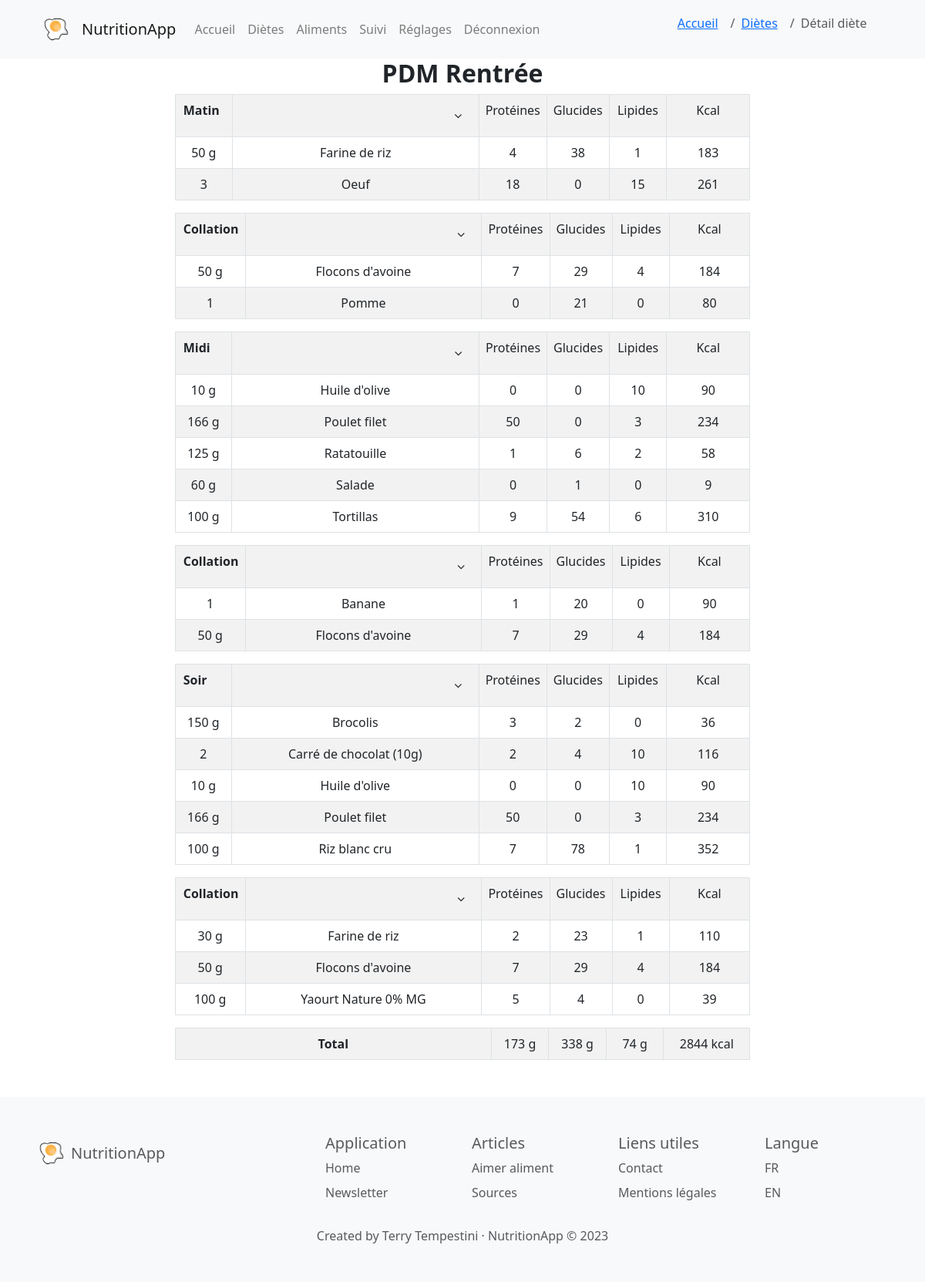
Screenshot of /voir_diete/3 (signed in) with the database file from the repository.
### models/Diete.py (models this page shows, shortened)
class Diete(db.Model):
    id = db.Column(db.Integer, primary_key=True)
    titre_diete = db.Column(db.String(255), nullable=True) # nom de la diete
    createur = db.Column(db.Integer, db.ForeignKey('utilisateur.id'), nullable=True)
    date = db.Column(db.Date, nullable=True)
    createur_obj = db.relationship('Utilisateur', backref=db.backref('dietes'), foreign_keys=[createur])
    def get_by_id(id):
        return Diete.query.get(id)
    def portions_associees(self):
        return Portion.query.join(Aliment).filter(Portion.diete == self.id).order_by(Portion.label_portion, Aliment.titre).all()
    def total_kcal(self):
        if(self.portions_associees()):
            return sum([portion.kcal_portion() for portion in self.portions_associees()])
        else:
            return 0
    def total_proteines(self):
        if(self.portions_associees()):
            return sum([portion.proteines_portion() for portion in self.portions_associees()])
        else:
            return 0
    def total_glucides(self):
        if(self.portions_associees()):
            return sum([portion.glucides_portion() for portion in self.portions_associees()])
        else:
            return 0
    def total_lipides(self):
        if(self.portions_associees()):
            return sum([portion.lipides_portion() for portion in self.portions_associees()])
        else:
            return 0
    def total_kcal_portion(self,int):
        if(self.portions_associees()):
            return sum([portion.kcal_portion() for portion in self.portions_associees() if portion.label_portion == int])
        else:
            return 0
    def total_proteines_portion(self,int):
        if(self.portions_associees()):
            return sum([portion.proteines_portion() for portion in self.portions_associees() if portion.label_portion == int])
        else:
            return 0
    def total_glucides_portion(self,int):
        if(self.portions_associees()):
            return sum([portion.glucides_portion() for portion in self.portions_associees() if portion.label_portion == int])
        else:
            return 0
    def total_lipides_portion(self,int):
        if(self.portions_associees()):
            return sum([portion.lipides_portion() for portion in self.portions_associees() if portion.label_portion == int])
        else:
            return 0
    def sets_of_portions(self):
        portions_diet = self.portions_associees()
        portions_par_type = {}
        for portion in portions_diet:
            type_portion = portion.label_portion
            if type_portion not in portions_par_type:
                portions_par_type[type_portion] = []
            portions_par_type[type_portion].append(portion)
        sets_of_portions = list(portions_par_type.values())
        return sets_of_portions

### models/Portion.py (models this page shows, shortened)
class Portion(db.Model):
    id = db.Column(db.Integer, primary_key=True)
    diete = db.Column(db.Integer, db.ForeignKey('diete.id'))
    aliment = db.Column(db.Integer, db.ForeignKey('aliment.id'))
    nombre = db.Column(db.Integer, nullable=False, server_default='0')
    label_portion = db.Column(db.Integer, nullable=False, server_default='0') # 1=matin, 2=collation matin, 3=midi, 4=collation aprem, 5=soir, 6=collation soir
    diete_obj = db.relationship('Diete', backref=db.backref('portions'))
    aliment_obj = db.relationship('Aliment', backref=db.backref('portions'))
    def unite(self):
        return self.aliment_obj.unite
    def kcal_portion(self):
        if self.unite() == 1: # si l'aliment est en unité (kcal * nombre)
            return round(self.aliment_obj.kcal * self.nombre)
        else: # aliment == 0 (kcal * nombre * 0.01 * 100g) ; aliment == 2 (kcal * nombre * 0.01 * 100mL)
            return round(self.aliment_obj.kcal * self.nombre * 0.01)
    def proteines_portion(self):
        if self.unite() == 1:
            return round(self.aliment_obj.proteines * self.nombre)
        else:
            return round(self.aliment_obj.proteines * self.nombre * 0.01)
    def glucides_portion(self):
        if self.unite() == 1:
            return round(self.aliment_obj.glucides * self.nombre)
        else:
            return round(self.aliment_obj.glucides * self.nombre * 0.01)
    def lipides_portion(self):
        if self.unite() == 1:
            return round(self.aliment_obj.lipides * self.nombre)
        else:
            return round(self.aliment_obj.lipides * self.nombre * 0.01)

### models/Aliment.py (models this page shows, shortened)
class Aliment(db.Model):
    id = db.Column(db.Integer, primary_key=True)
    titre = db.Column(db.String(255), nullable=True, server_default='')
    kcal = db.Column(db.Integer, nullable=True, server_default='0')
    proteines = db.Column(db.Integer, nullable=True, server_default='0')
    glucides = db.Column(db.Integer, nullable=True, server_default='0')
    lipides = db.Column(db.Integer, nullable=True, server_default='0')
    categorie = db.Column(db.String(255), nullable=True, server_default="Autre") # légume, fruit, féculent...
    photo = db.Column(db.String(255), nullable=True, server_default='')
    description = db.Column(db.String(255), nullable=True, server_default='')
    unite = db.Column(db.Integer, nullable=True, server_default='0') # 0 = 100g, 1 = 1 unité, 2 = mL
    valide = db.Column(db.Integer, nullable=True, server_default='0') # 0 = non validé, 1 = validé

### controllers/diete.py (the view)
@app.route('/voir_diete/<int:id>', methods=['GET', 'POST'])
@login_required
def voir_diete(id):
    diet = Diete.get_by_id(id)
    return render_template('diete/detail_diete.html', root = default_root(), diete=diet)

### controllers/diete.py (called while the page is built)
def default_root():
    parsed_url = urlparse(request.url)
    return parsed_url.scheme + "://" + parsed_url.netloc

### setup_flask.py (called while the page is built)
@login_manager.user_loader
def load_user(user_id):
    return Utilisateur.query.get(int(user_id))

### templates/diete/detail_diete.html (shortened to what this page needs)
{% extends 'base.html' %}
{% block content %}
{% set page = 'detail' %}
{% set place = ["accueil","dietes","detail"] %}
{% with breadcrumb=place %}
    {% include "navbar.html" %}
{% endwith %}
<link rel="stylesheet" href="{{ url_for('static', filename='css/pages.css') }}">
<div class="content">
<h2 class="text-center">
    <b>{{ diete.titre_diete }}</b>
</h2>
{% with diete=diete %}
    {% include 'diete/liste_aliments_diete.html' %}
{% endwith %}
</div>
{% endblock %}

### templates/diete/liste_aliments_diete.html (shortened to what this page needs)
<link rel="stylesheet" href="{{ url_for('static', filename='css/pages.css') }}">
    {% set percent = [10, 45, 10, 10, 10, 15] %}
    {% set meal_names = ['Matin', 'Collation', 'Midi', 'Collation', 'Soir', 'Collation'] %}
    {% set unites_names = ['g', '', 'mL'] %}
        {% for repas in diete.sets_of_portions() %}
            <table class="table table-striped table-bordered full-width-table">
                <tr>
                    <th style="padding-left: 10px;">
                        {{ meal_names[loop.index - 1] }}
                    </th>
                    <td class="text-right">
                        <button id="toggleRow{{ loop.index - 1 }}" class="btn btn-default">
                            <i class="fa fa-angle-down"></i>
                        </button>
                    </td>
                    <td class="secondary" style="width: {{ percent[2] }}%">Protéines</th>
                    <td class="secondary" style="width: {{ percent[3] }}%">Glucides</th>
                    <td class="secondary" style="width: {{ percent[4] }}%">Lipides</th>
                    <td style="width: {{ percent[5] }}%">Kcal</th>
                </tr>
                {% for portion in repas %}
                    <tr class="text-center">
                        <td style="width: {{ percent[0] }}%">{{ portion.nombre }} {{ unites_names[portion.aliment_obj.unite] }}</td>
                        <td style="width: {{ percent[1] }}%">{{ portion.aliment_obj.titre }}</td>
                        <td class="secondary" style="width: {{ percent[2] }}%">{{ portion.proteines_portion() }}</td>
                        <td class="secondary" style="width: {{ percent[3] }}%">{{ portion.glucides_portion() }}</td>
                        <td class="secondary" style="width: {{ percent[4] }}%">{{ portion.lipides_portion() }}</td>
                        <td style="width: {{ percent[5] }}%">{{ portion.kcal_portion() }}</td>
                    </tr>
                {% endfor %}
            </table>
        {% endfor %}
        <table class="table table-striped table-bordered">
            <tr class="text-center">
                <th style="width: {{ percent[0] + percent[1] }}%">Total</th>
                <td style="width: {{ percent[2] }}%">{{ diete.total_proteines()|round|int }} g</td>
                <td style="width: {{ percent[3] }}%">{{ diete.total_glucides()|round|int }} g</td>
                <td style="width: {{ percent[4] }}%">{{ diete.total_lipides()|round|int }} g</td>
                <td style="width: {{ percent[5] }}%">{{ diete.total_kcal()|round|int }} kcal</td>
            </tr>
        </table>

### static/css/base.css (style rules this page uses)
html { font-family: 'Roboto', sans-serif; font-size: 16px; line-height: 1.5; color: #333; background-color: #fff; }

### static/css/pages.css (style rules this page uses)
.content { padding: 0cm 6cm 0cm 6cm; }
.table td { text-align: center; }

### rows the page displays
Diete: titre_diete "PDM Rentrée"
Portion: meal_names "Matin", {{ percent[2] }} 10 (drawn), {{ percent[3] }} 10 (drawn), {{ percent[4] }} 10 (drawn), {{ percent[5] }} 15 (drawn), {{ percent[0] }} 10 (drawn), nombre "50", {{ percent[1] }} 45 (drawn), aliment_obj.titre "Farine de riz", proteines_portion "4", glucides_portion "38", lipides_portion "1", kcal_portion "183"
Aliment: unite "g", total_proteines "173", total_glucides "338", total_lipides "74", total_kcal "2844"
Portion: {{ percent[0] }} 10 (drawn), nombre "3", {{ percent[1] }} 45 (drawn), aliment_obj.titre "Oeuf", {{ percent[2] }} 10 (drawn), proteines_portion "18", {{ percent[3] }} 10 (drawn), glucides_portion "0", {{ percent[4] }} 10 (drawn), lipides_portion "15", kcal_portion "261"
Portion: meal_names "Collation", {{ percent[2] }} 10 (drawn), {{ percent[3] }} 10 (drawn), {{ percent[4] }} 10 (drawn), {{ percent[5] }} 15 (drawn), {{ percent[0] }} 10 (drawn), nombre "50", {{ percent[1] }} 45 (drawn), aliment_obj.titre "Flocons d'avoine", proteines_portion "7", glucides_portion "29", lipides_portion "4", kcal_portion "184"
Aliment: unite "g"
Portion: {{ percent[0] }} 10 (drawn), nombre "1", {{ percent[1] }} 45 (drawn), aliment_obj.titre "Pomme", {{ percent[2] }} 10 (drawn), proteines_portion "0", {{ percent[3] }} 10 (drawn), glucides_portion "21", {{ percent[4] }} 10 (drawn), lipides_portion "0", {{ percent[5] }} 15 (drawn), kcal_portion "80"
Portion: meal_names "Midi", {{ percent[5] }} 15 (drawn), nombre "10", {{ percent[1] }} 45 (drawn), aliment_obj.titre "Huile d'olive", proteines_portion "0", glucides_portion "0", lipides_portion "10", kcal_portion "90"
Aliment: unite "g"
Portion: {{ percent[0] }} 10 (drawn), nombre "166", {{ percent[1] }} 45 (drawn), aliment_obj.titre "Poulet filet", {{ percent[2] }} 10 (drawn), proteines_portion "50", {{ percent[3] }} 10 (drawn), glucides_portion "0", {{ percent[4] }} 10 (drawn), lipides_portion "3", {{ percent[5] }} 15 (drawn), kcal_portion "234"
Aliment: unite "g"
Portion: {{ percent[0] }} 10 (drawn), nombre "125", {{ percent[1] }} 45 (drawn), aliment_obj.titre "Ratatouille", {{ percent[2] }} 10 (drawn), proteines_portion "1", {{ percent[3] }} 10 (drawn), glucides_portion "6", {{ percent[4] }} 10 (drawn), lipides_portion "2", {{ percent[5] }} 15 (drawn), kcal_portion "58"
Aliment: unite "g"
Portion: {{ percent[0] }} 10 (drawn), nombre "60", {{ percent[1] }} 45 (drawn), aliment_obj.titre "Salade", {{ percent[2] }} 10 (drawn), proteines_portion "0", {{ percent[3] }} 10 (drawn), glucides_portion "1", {{ percent[4] }} 10 (drawn), lipides_portion "0", {{ percent[5] }} 15 (drawn), kcal_portion "9"
Aliment: unite "g"
Portion: {{ percent[0] }} 10 (drawn), nombre "100", {{ percent[1] }} 45 (drawn), aliment_obj.titre "Tortillas", {{ percent[2] }} 10 (drawn), proteines_portion "9", {{ percent[3] }} 10 (drawn), glucides_portion "54", {{ percent[4] }} 10 (drawn), lipides_portion "6", {{ percent[5] }} 15 (drawn), kcal_portion "310"
Aliment: unite "g"
Portion: meal_names "Collation", {{ percent[2] }} 10 (drawn), {{ percent[3] }} 10 (drawn), {{ percent[4] }} 10 (drawn), {{ percent[5] }} 15 (drawn), {{ percent[0] }} 10 (drawn), nombre "1", {{ percent[1] }} 45 (drawn), aliment_obj.titre "Banane", proteines_portion "1", glucides_portion "20", lipides_portion "0", kcal_portion "90"
Portion: {{ percent[0] }} 10 (drawn), nombre "50", {{ percent[1] }} 45 (drawn), aliment_obj.titre "Flocons d'avoine", {{ percent[2] }} 10 (drawn), proteines_portion "7", {{ percent[3] }} 10 (drawn), glucides_portion "29", {{ percent[4] }} 10 (drawn), lipides_portion "4", {{ percent[5] }} 15 (drawn), kcal_portion "184"
Portion: meal_names "Soir", {{ percent[2] }} 10 (drawn), {{ percent[3] }} 10 (drawn), {{ percent[4] }} 10 (drawn), {{ percent[5] }} 15 (drawn), {{ percent[0] }} 10 (drawn), nombre "150", {{ percent[1] }} 45 (drawn), aliment_obj.titre "Brocolis", proteines_portion "3", glucides_portion "2", lipides_portion "0", kcal_portion "36"
Aliment: unite "g"
Portion: nombre "2", {{ percent[1] }} 45 (drawn), aliment_obj.titre "Carré de chocolat (10g)", proteines_portion "2", glucides_portion "4", lipides_portion "10", {{ percent[5] }} 15 (drawn), kcal_portion "116"
Portion: nombre "10", {{ percent[1] }} 45 (drawn), aliment_obj.titre "Huile d'olive", proteines_portion "0", glucides_portion "0", lipides_portion "10", {{ percent[5] }} 15 (drawn), kcal_portion "90"
Portion: {{ percent[0] }} 10 (drawn), nombre "166", {{ percent[1] }} 45 (drawn), aliment_obj.titre "Poulet filet", {{ percent[2] }} 10 (drawn), proteines_portion "50", {{ percent[3] }} 10 (drawn), glucides_portion "0", {{ percent[4] }} 10 (drawn), lipides_portion "3", {{ percent[5] }} 15 (drawn), kcal_portion "234"
Portion: {{ percent[0] }} 10 (drawn), nombre "100", {{ percent[1] }} 45 (drawn), aliment_obj.titre "Riz blanc cru", {{ percent[2] }} 10 (drawn), proteines_portion "7", {{ percent[3] }} 10 (drawn), glucides_portion "78", {{ percent[4] }} 10 (drawn), lipides_portion "1", {{ percent[5] }} 15 (drawn), kcal_portion "352"
Aliment: unite "g"
Portion: meal_names "Collation", {{ percent[2] }} 10 (drawn), {{ percent[3] }} 10 (drawn), {{ percent[4] }} 10 (drawn), {{ percent[5] }} 15 (drawn), {{ percent[0] }} 10 (drawn), nombre "30", {{ percent[1] }} 45 (drawn), aliment_obj.titre "Farine de riz", proteines_portion "2", glucides_portion "23", lipides_portion "1", kcal_portion "110"
Portion: {{ percent[0] }} 10 (drawn), nombre "50", {{ percent[1] }} 45 (drawn), aliment_obj.titre "Flocons d'avoine", {{ percent[2] }} 10 (drawn), proteines_portion "7", {{ percent[3] }} 10 (drawn), glucides_portion "29", {{ percent[4] }} 10 (drawn), lipides_portion "4", {{ percent[5] }} 15 (drawn), kcal_portion "184"
Portion: {{ percent[0] }} 10 (drawn), nombre "100", {{ percent[1] }} 45 (drawn), aliment_obj.titre "Yaourt Nature 0% MG", {{ percent[2] }} 10 (drawn), proteines_portion "5", {{ percent[3] }} 10 (drawn), glucides_portion "4", {{ percent[4] }} 10 (drawn), lipides_portion "0", {{ percent[5] }} 15 (drawn), kcal_portion "39"
Aliment: unite "g"

### other values shown
{{ pretty_name[item] }} "Accueil" "Diètes"
{{ pretty_name[item] }} "Détail diète"
